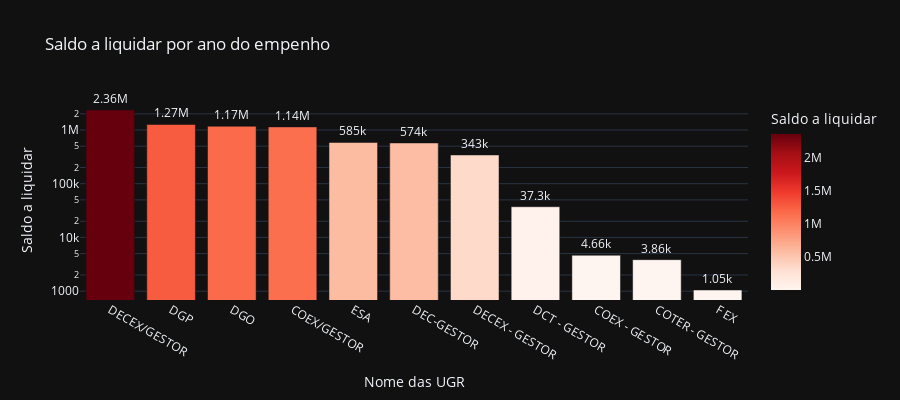

The notebook cell this image was saved under:
### Code cell
# Saldo a liquidar por tipo de NE
cols = ['NOME_UGR', 'A_LIQUIDAR']

df_aux = df.loc[:, cols].groupby('NOME_UGR').sum().sort_values(by= 'A_LIQUIDAR', ascending=False).reset_index()
df_aux = df_aux[df_aux['A_LIQUIDAR'] > 0]
fig = px.bar(df_aux, 
             x='NOME_UGR', 
             y='A_LIQUIDAR',
             title='Saldo a liquidar por ano do empenho',
             labels={'NOME_UGR':'Nome das UGR', 'A_LIQUIDAR':'Saldo a liquidar'},
             text_auto='.3s',
             height=400,
             log_y=True,
             color='A_LIQUIDAR',
             color_continuous_scale = 'reds',
             template='plotly_dark')
fig.update_traces(textposition = 'outside', cliponaxis = False, hovertemplate=None)
fig.update_layout(hovermode="x unified")

fig.show()

### Figure 1 — Plotly figure (JSON) as saved in the notebook; plotly's stock layout.template omitted (floating-point values rounded to 4 significant figures)
{"data": [{"alignmentgroup": "True", "cliponaxis": false, "legendgroup": "", "marker": {"color": [2356000.0, 1267000.0, 1173000.0, 1143000.0, 585500.0, 574000.0, 343100.0, 37262, 4665.0, 3856, 1051.0], "coloraxis": "coloraxis", "pattern": {"shape": ""}}, "name": "", "offsetgroup": "", "orientation": "v", "showlegend": false, "textposition": "outside", "texttemplate": "%{y:.3s}", "type": "bar", "x": ["DECEX/GESTOR", "DGP", "DGO", "COEX/GESTOR", "ESA", "DEC-GESTOR", "DECEX - GESTOR", "DCT - GESTOR", "COEX - GESTOR", "COTER - GESTOR", "F EX"], "xaxis": "x", "y": [2356000.0, 1267000.0, 1173000.0, 1143000.0, 585500.0, 574000.0, 343100.0, 37262, 4665.0, 3856, 1051.0], "yaxis": "y"}], "layout": {"barmode": "relative", "coloraxis": {"colorbar": {"title": {"text": "Saldo a liquidar"}}, "colorscale": [[0, "rgb(255,245,240)"], [0.125, "rgb(254,224,210)"], [0.25, "rgb(252,187,161)"], [0.375, "rgb(252,146,114)"], [0.5, "rgb(251,106,74)"], [0.625, "rgb(239,59,44)"], [0.75, "rgb(203,24,29)"], [0.875, "rgb(165,15,21)"], [1, "rgb(103,0,13)"]]}, "height": 400, "hovermode": "x unified", "legend": {"tracegroupgap": 0}, "title": {"text": "Saldo a liquidar por ano do empenho"}, "xaxis": {"anchor": "y", "domain": [0, 1], "title": {"text": "Nome das UGR"}}, "yaxis": {"anchor": "x", "domain": [0, 1], "title": {"text": "Saldo a liquidar"}, "type": "log"}}}
